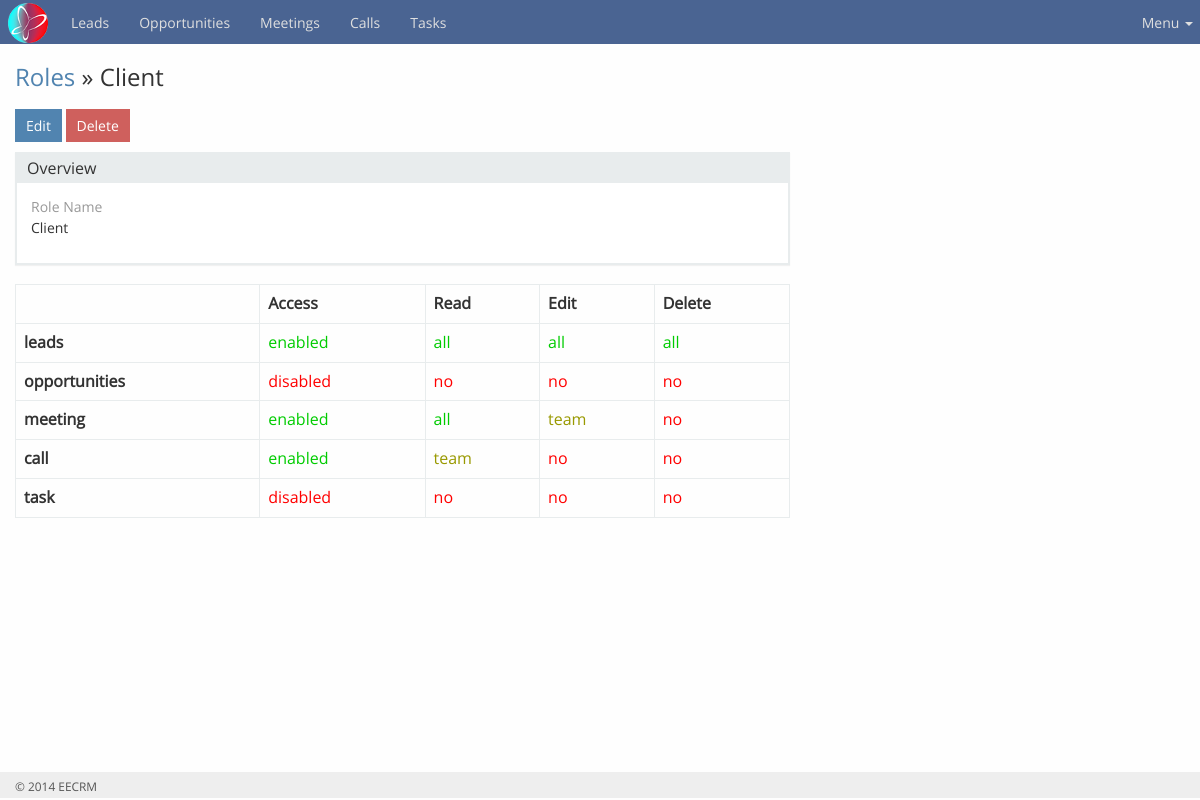
Page /administration/modules/roles/view.php?id=2 (signed in) on the committed database.
### tables this page shows
CREATE TABLE IF NOT EXISTS `roles` (
  `roleId` int(11) NOT NULL AUTO_INCREMENT,
  `roleName` varchar(255) NOT NULL,
  `created_by_id` int(11) NOT NULL,
  `deleted` tinyint(1) NOT NULL DEFAULT '0',
  `created_at` datetime NOT NULL,
  PRIMARY KEY (`roleId`)
);

CREATE TABLE IF NOT EXISTS `modules` (
  `moduleId` int(11) NOT NULL AUTO_INCREMENT,
  `moduleName` varchar(255) NOT NULL,
  `created_by_id` int(11) NOT NULL,
  `deleted` tinyint(1) NOT NULL DEFAULT '0',
  `created_at` datetime NOT NULL,
  PRIMARY KEY (`moduleId`)
);

### include/utils-roles.php (called while the page is built, shortened)
<?php
require_once 'database.php';
function getRoleDetails($roleId)
{
    global $db;
    $stmt = $db->prepare("SELECT *
                          FROM `roles`
                          WHERE roleId = :roleId");
    $stmt->bindParam(":roleId", $roleId);
    $stmt->execute();
    $rows = $stmt->columnCount();
    if ($rows > 0) {
        $details = $stmt->fetch(PDO::FETCH_ASSOC);
    }
    return ($details)? $details : NULL;
}

### include/utils-modules.php (called while the page is built, shortened)
<?php
require_once 'database.php';
function getAllModules()
{
    global $db;
    $sqlQuery = "SELECT * FROM
                 `modules`
                 WHERE deleted = '0'";
    $stmt = $db->prepare($sqlQuery);
    $stmt->execute();
    $columns = $stmt->columnCount();
    if ($columns > 0) {
        $details = $stmt->fetchAll(PDO::FETCH_ASSOC);
    }
    return ($details) ? $details : NULL;
}

### include/utils-role_permissions.php (called while the page is built, shortened)
<?php
require_once 'database.php';
function getModulePermissions($roleId, $modId) {
    global $db;
    $stmt = $db->prepare("SELECT *
                          FROM `role_permissions`
                          WHERE moduleId = :moduleId
                          AND roleId = :roleId");
    $stmt->bindParam(":moduleId", $modId);
    $stmt->bindParam(":roleId", $roleId);
    $stmt->execute();
    $rows = $stmt->columnCount();
    if ($rows > 0) {
        $details = $stmt->fetch(PDO::FETCH_ASSOC);
    }
    return ($details) ? $details : NULL;
}

### administration/modules/roles/view.php (the view, shortened to what this page needs)
<?php
require_once dirname(__DIR__) . '/../../common/header.php';
require_once $include_directory . 'utils-roles.php';
require_once $include_directory . 'utils-modules.php';
require_once $include_directory . 'utils-role_permissions.php';
if (!empty($_GET['id'])) {
    $rolesDetails = getRoleDetails($_GET['id']);
    $moduleList = getAllModules();
}
?>
<div class="container content">
    <div id="main">
        <div class="page-header">
            <div class="row">
                <div class="col-lg-7 col-sm-7">
                    <h3><a href="<?php echo ADMINPATH;?>modules/roles/">Roles</a> <?php if($rolesDetails != NULL):?> &raquo; <?php echo $rolesDetails['roleName']; endif;?></h3>
                </div>
                <div class="col-lg-5 col-sm-5">
                </div>
            </div>
        </div>
        <div class="body"><div id="roles-detail" class="detail">
                <div class="detail-button-container button-container record-buttons">
                    <a href="<?php echo ADMINPATH?>modules/roles/edit.php?id=<?php echo $rolesDetails['roleId'];?>" data-action="edit" class="btn btn-primary">Edit</a>
                    <a data-module='roles' data-isadmin ='1' data-field='roleId' data-value='<?php echo $rolesDetails['roleId'];?>' data-action="delete" class="btn btn-danger delete-record">Delete</a>
                </div><div style="height: 21px; display: none;">&nbsp;</div>
                <div class="row">
                    <div class=" col-md-8">
                        <div class="record">
                            <div class="panel panel-default">
                                <div class="panel-heading"><h4 class="panel-title">Overview</h4></div>
                                <div class="panel-body">
                                    <div class="row">
                                        <div class="cell cell-name  col-sm-6  form-group"><a class="pull-right inline-edit-link hide" href="javascript:"><span class="glyphicon glyphicon-pencil"></span></a>
                                            <label class="field-label-name control-label">
                                                Role Name
                                            </label>
                                            <div class="field field-name">
                                                <?php echo ucfirst($rolesDetails['roleName']); ?>
                                            </div>
                                        </div>
                                    </div>
                                </div>
                            </div>
                        </div>
                        <?php if (isset($moduleList)) : ?>
                        <div class="extra">
                            <table class="table table-bordered">
                                <tbody>
                                    <tr>
                                        <th></th>
                                        <th>Access</th>
                                        <th>Read</th>
                                        <th>Edit</th>
                                        <th>Delete</th>
                                    </tr>
                                    <?php foreach ($moduleList as $module) :
                                        $permissions = getModulePermissions($rolesDetails['roleId'], $module['moduleId']);
                                        ?>
                                    <tr>
                                        <td><b><?php echo $module['moduleName']; ?></b></td>
                                        <?php
                                        $access = ($permissions != NULL && $permissions['access'] == 1) ? '<span style="color: #00CC00;">enabled</span>' : '<span style="color: #FF0000;">disabled</span>';
                                        ?>
                                        <td><?php echo $access; ?></td>
                                        <td><?php echo ($permissions['read']) ? getPermissionText($permissions['read']) : getPermissionText('no'); ?></td>
                                        <td><?php echo ($permissions['edit']) ? getPermissionText($permissions['edit']) : getPermissionText('no'); ?></td>
                                        <td><?php echo ($permissions['delete']) ? getPermissionText($permissions['delete']) : getPermissionText('no'); ?></td>
                                    </tr>
                                    <?php endforeach; ?>
                                </tbody>
                            </table>
                        </div>
                        <?php endif; ?>
                    </div>
                </div>
            </div>
        </div>
    </div>
</div>
<?php
require_once dirname(__DIR__) . '/../../common/footer.php';
?>

### include/utils-helpers.php (shortened to what this page needs)
<?php
function getPermissionText($permission) {
    $text = '';
    switch ($permission) {
        case 'all' :
            $text = '<span style="color: #00CC00;">all</span>';
            break;
        case 'team':
            $text = '<span style="color: #999900;">team</span>';
            break;
        case 'no':
        default :
            $text = '<span style="color: #FF0000;">no</span>';
            break;
    }
    return $text;
}

### rows in the picture
roles: roleName "Client"
modules: moduleName "leads", shows "enabled", shows "all all all"
modules: moduleName "opportunities", shows "disabled", shows "no no no"
modules: moduleName "meeting", shows "enabled", shows "all"
modules: moduleName "call", shows "enabled", shows "team"
modules: moduleName "task", shows "disabled", shows "no no no"
